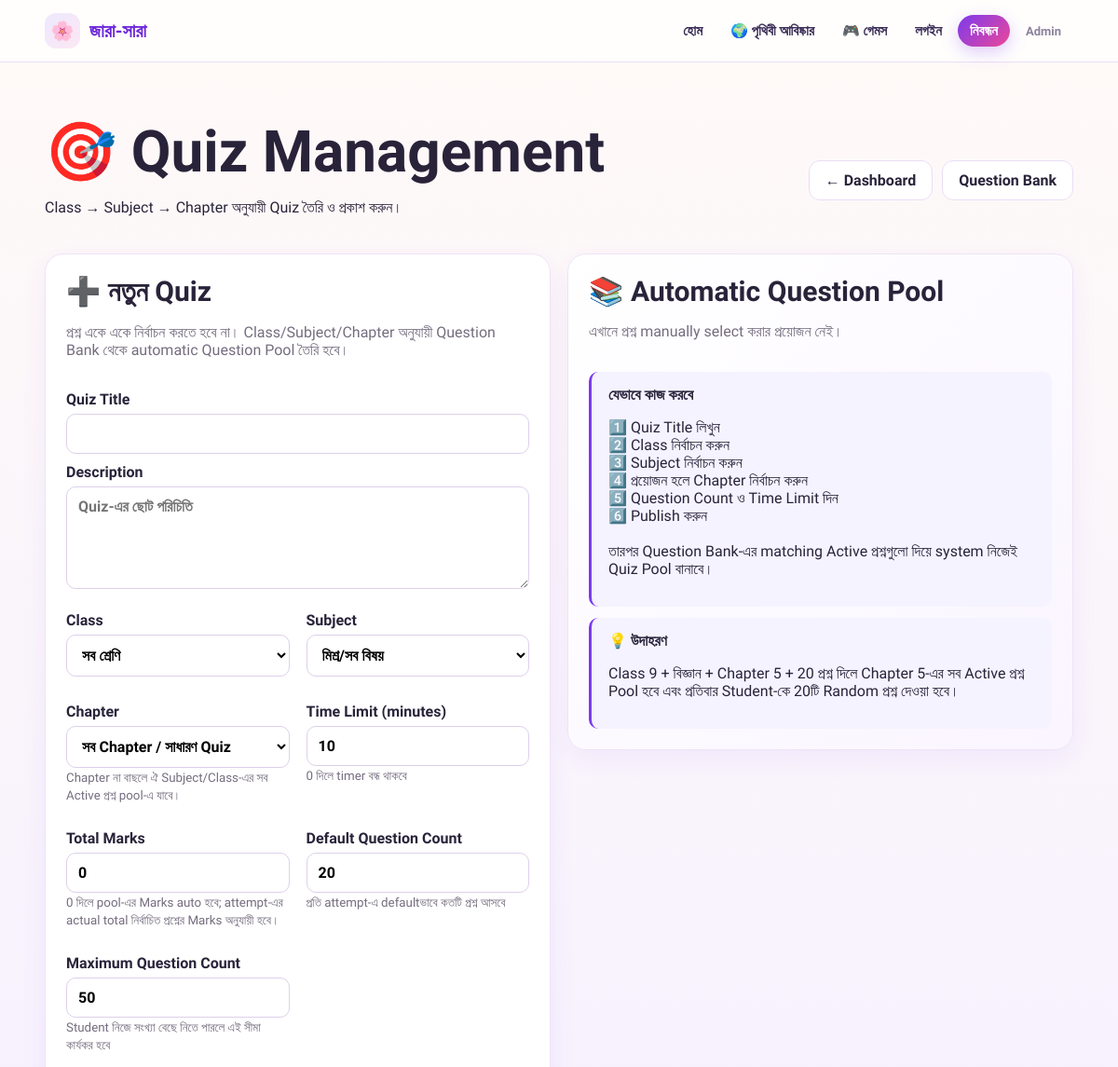
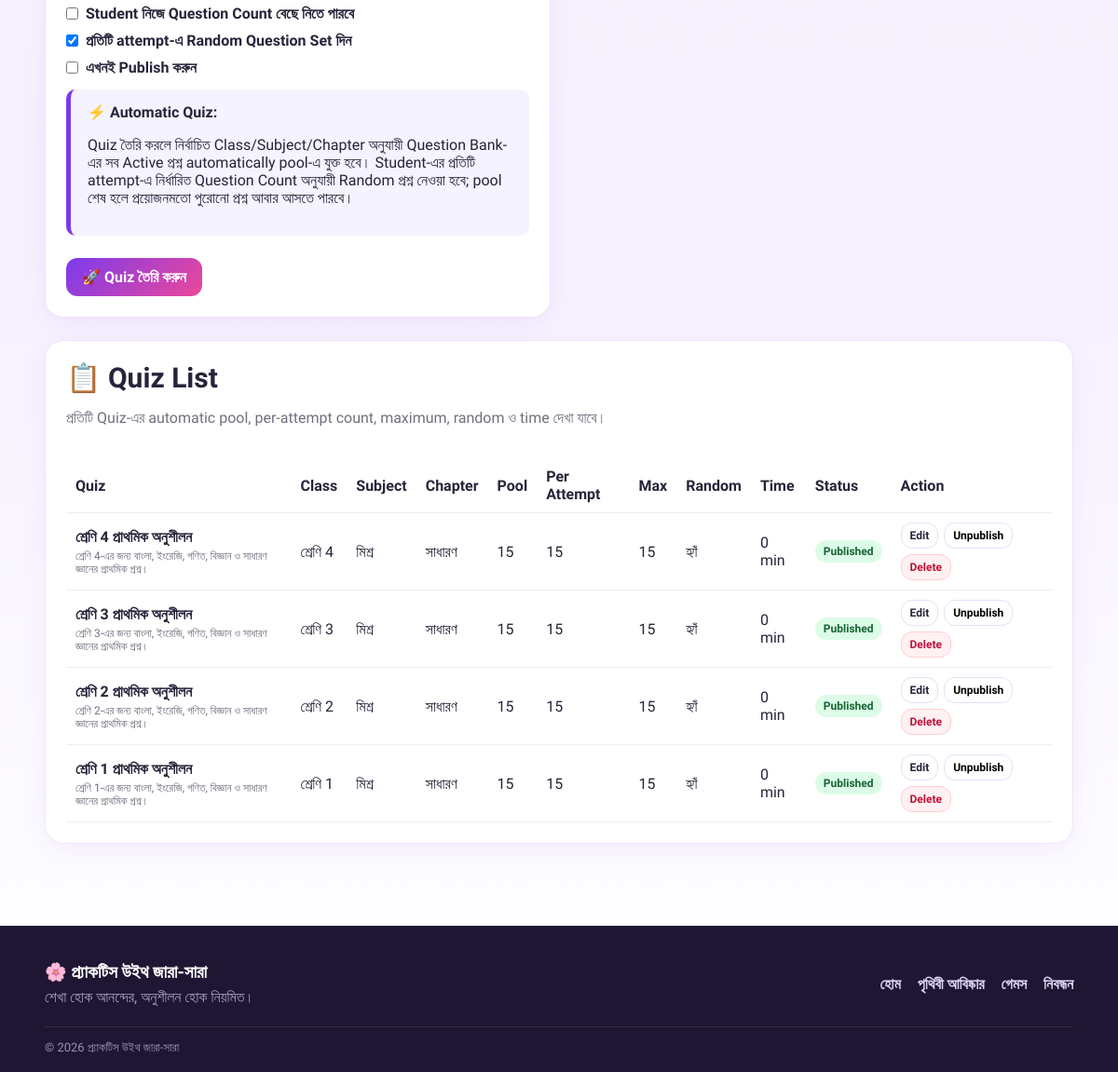
/admin/quizzes (signed in), run on the app's committed database (2 pictures, top to bottom).
### tables this page shows
CREATE TABLE quizzes(id INTEGER PRIMARY KEY AUTOINCREMENT,title TEXT NOT NULL,description TEXT,class_id INTEGER,subject_id INTEGER,chapter_id INTEGER,time_limit INTEGER DEFAULT 0,total_marks INTEGER DEFAULT 0,published INTEGER DEFAULT 0,question_count INTEGER DEFAULT 0,max_question_count INTEGER DEFAULT 50,student_can_choose_count INTEGER DEFAULT 0,randomize_questions INTEGER DEFAULT 1,created_at TEXT DEFAULT CURRENT_TIMESTAMP,FOREIGN KEY(class_id) REFERENCES classes(id),FOREIGN KEY(subject_id) REFERENCES subjects(id),FOREIGN KEY(chapter_id) REFERENCES chapters(id));

### app.py (the view, shortened to what this page needs)
@app.route('/admin/quizzes', methods=['GET', 'POST'])
@admin_required
def admin_quizzes():
    d=db()
    try:
        edit_id=request.args.get('edit'); edit_quiz=None; selected_question_ids=set()
        if edit_id and str(edit_id).isdigit():
            edit_quiz=d.fetchone('SELECT * FROM quizzes WHERE id=?',(int(edit_id),))
            if edit_quiz: selected_question_ids={int(r['question_id']) for r in d.fetchall('SELECT question_id FROM quiz_questions WHERE quiz_id=?',(int(edit_id),))}
        classes=d.fetchall('SELECT * FROM classes ORDER BY display_order'); subjects=d.fetchall(f'SELECT * FROM subjects WHERE active={BOOL_TRUE} ORDER BY display_order,name')
        filter_class=request.args.get('class_id') or (str(edit_quiz['class_id']) if edit_quiz and edit_quiz['class_id'] else ''); filter_subject=request.args.get('subject_id') or (str(edit_quiz['subject_id']) if edit_quiz and edit_quiz['subject_id'] else ''); filter_chapter=request.args.get('chapter_id') or (str(edit_quiz['chapter_id']) if edit_quiz and edit_quiz['chapter_id'] else '')
        q_where=[f'q.active={BOOL_TRUE}']; q_params=[]
        if filter_class: q_where.append('(q.class_id=? OR q.class_id IS NULL)'); q_params.append(filter_class)
        if filter_subject: q_where.append('q.subject_id=?'); q_params.append(filter_subject)
        if filter_chapter: q_where.append('q.chapter_id=?'); q_params.append(filter_chapter)
        order_sql='ORDER BY q.class_id,q.subject_id,q.chapter_id,q.id' if not USE_PG else 'ORDER BY q.class_id NULLS FIRST,q.subject_id,q.chapter_id,q.id'
        questions=d.fetchall(f'''SELECT q.*,s.name subject_name,c.title chapter_name,cl.name class_name FROM questions q LEFT JOIN subjects s ON s.id=q.subject_id LEFT JOIN chapters c ON c.id=q.chapter_id LEFT JOIN classes cl ON cl.id=q.class_id WHERE {' AND '.join(q_where)} {order_sql} LIMIT 5000''',tuple(q_params))
        chapters=d.fetchall(f'''SELECT * FROM chapters WHERE active={BOOL_TRUE} AND subject_id=? {'AND (class_id=? OR class_id IS NULL)' if filter_class else ''} ORDER BY display_order,title''',(filter_subject,filter_class) if filter_subject and filter_class else (filter_subject,)) if filter_subject else []
        quizzes=d.fetchall('''SELECT q.*,c.name class_name,s.name subject_name,ch.title chapter_name,COUNT(qq.question_id) AS question_pool_count FROM quizzes q LEFT JOIN classes c ON c.id=q.class_id LEFT JOIN subjects s ON s.id=q.subject_id LEFT JOIN chapters ch ON ch.id=q.chapter_id LEFT JOIN quiz_questions qq ON qq.quiz_id=q.id GROUP BY q.id,c.name,s.name,ch.title ORDER BY q.id DESC''')
        return render_template('admin/quizzes.html',classes=classes,subjects=subjects,chapters=chapters,questions=questions,quizzes=quizzes,edit_quiz=edit_quiz,selected_question_ids=selected_question_ids,filter_class=filter_class,filter_subject=filter_subject,filter_chapter=filter_chapter)
    finally: d.close()

### app.py (called while the page is built)
def db():
    return DB()

def admin_required(f):
    @wraps(f)
    def w(*a, **kw):
        if not session.get('admin_id'):
            return redirect(url_for('admin_login'))
        return f(*a, **kw)
    return w

    def execute(self, sql, params=()):
        if self.pg:
            sql = sql.replace('?', '%s')
        self.cur.execute(sql, params)
        return self.cur

    def fetchall(self, sql, params=()):
        return self.execute(sql, params).fetchall()

    def close(self):
        try:
            self.cur.close()
        finally:
            self.c.close()

### templates/admin/quizzes.html (shortened to what this page needs)
{% extends 'base.html' %}{% block title %}Quiz Management{% endblock %}{% block content %}
<div class="wrap section">
  <div class="adminhead"><div><h1>🎯 Quiz Management</h1><p>Class → Subject → Chapter অনুযায়ী Quiz তৈরি ও প্রকাশ করুন।</p></div><div class="actions"><a class="btn" href="{{url_for('admin')}}">← Dashboard</a><a class="btn" href="{{url_for('admin_questions')}}">Question Bank</a></div></div>
  <div class="two admin-builder">
    <div class="card">
      <div class="section-title"><div><h2>{% if edit_quiz %}✏️ Quiz Edit{% else %}➕ নতুন Quiz{% endif %}</h2><p class="muted">প্রশ্ন একে একে নির্বাচন করতে হবে না। Class/Subject/Chapter অনুযায়ী Question Bank থেকে automatic Question Pool তৈরি হবে।</p></div></div>
      <form method="post" action="{{url_for('admin_quizzes',edit=edit_quiz.id) if edit_quiz else url_for('admin_quizzes')}}" id="quizForm">
        <label>Quiz Title<input name="title" value="{{edit_quiz.title if edit_quiz else ''}}" required></label>
        <label>Description<textarea name="description" placeholder="Quiz-এর ছোট পরিচিতি">{{edit_quiz.description if edit_quiz else ''}}</textarea></label>
        <div class="formgrid">
          <label>Class<select name="class_id" id="quizClass"><option value="">সব শ্রেণি</option></select></label>
          <label>Subject<select name="subject_id" id="quizSubject"><option value="">মিশ্র/সব বিষয়</option></select></label>
          <label>Chapter<select name="chapter_id" id="quizChapter"><option value="">সব Chapter / সাধারণ Quiz</option></select><small class="muted">Chapter না বাছলে ঐ Subject/Class-এর সব Active প্রশ্ন pool-এ যাবে।</small></label>
          <label>Time Limit (minutes)<input type="number" name="time_limit" min="0" value="{{edit_quiz.time_limit if edit_quiz else 10}}"><small class="muted">0 দিলে timer বন্ধ থাকবে</small></label>
          <label>Total Marks<input type="number" name="total_marks" min="0" value="{{edit_quiz.total_marks if edit_quiz else 0}}"><small class="muted">0 দিলে pool-এর Marks auto হবে; attempt-এর actual total নির্বাচিত প্রশ্নের Marks অনুযায়ী হবে।</small></label>
          <label><strong>Default Question Count</strong><input type="number" name="question_count" min="1" max="1000" value="{{edit_quiz.question_count if edit_quiz else 20}}" required><small class="muted">প্রতি attempt-এ defaultভাবে কতটি প্রশ্ন আসবে</small></label>
          <label><strong>Maximum Question Count</strong><input type="number" name="max_question_count" min="1" max="1000" value="{{edit_quiz.max_question_count if edit_quiz and edit_quiz.max_question_count else 50}}"><small class="muted">Student নিজে সংখ্যা বেছে নিতে পারলে এই সীমা কার্যকর হবে</small></label>
        </div>
        <label class="checkline"><input type="checkbox" name="student_can_choose_count" value="1" {% if edit_quiz and edit_quiz.student_can_choose_count %}checked{% endif %}> Student নিজে Question Count বেছে নিতে পারবে</label>
        <label class="checkline"><input type="checkbox" name="randomize_questions" value="1" {% if not edit_quiz or edit_quiz.randomize_questions %}checked{% endif %}> প্রতিটি attempt-এ Random Question Set দিন</label>
        <label class="checkline"><input type="checkbox" name="published" value="1" {% if edit_quiz and edit_quiz.published %}checked{% endif %}> এখনই Publish করুন</label>
        <div class="auto-pool-preview notice"><b>⚡ Automatic Quiz:</b><p>Quiz তৈরি করলে নির্বাচিত Class/Subject/Chapter অনুযায়ী Question Bank-এর সব Active প্রশ্ন automatically pool-এ যুক্ত হবে। Student-এর প্রতিটি attempt-এ নির্ধারিত Question Count অনুযায়ী Random প্রশ্ন নেওয়া হবে; pool শেষ হলে প্রয়োজনমতো পুরোনো প্রশ্ন আবার আসতে পারবে।</p></div>
        <div class="actions"><button class="btn primary">{% if edit_quiz %}Quiz আপডেট করুন{% else %}🚀 Quiz তৈরি করুন{% endif %}</button>{% if edit_quiz %}<a class="btn" href="{{url_for('admin_quizzes')}}">নতুন Quiz</a>{% endif %}</div>
      </form>
    </div>
    <div class="card auto-pool-info">
      <div class="section-title"><div><h2>📚 Automatic Question Pool</h2><p class="muted">এখানে প্রশ্ন manually select করার প্রয়োজন নেই।</p></div></div>
      <div class="notice compact-notice"><b>যেভাবে কাজ করবে</b><p>1️⃣ Quiz Title লিখুন<br>2️⃣ Class নির্বাচন করুন<br>3️⃣ Subject নির্বাচন করুন<br>4️⃣ প্রয়োজন হলে Chapter নির্বাচন করুন<br>5️⃣ Question Count ও Time Limit দিন<br>6️⃣ Publish করুন<br><br>তারপর Question Bank-এর matching Active প্রশ্নগুলো দিয়ে system নিজেই Quiz Pool বানাবে।</p></div>
      <div class="notice compact-notice"><b>💡 উদাহরণ</b><p>Class 9 + বিজ্ঞান + Chapter 5 + 20 প্রশ্ন দিলে Chapter 5-এর সব Active প্রশ্ন Pool হবে এবং প্রতিবার Student-কে 20টি Random প্রশ্ন দেওয়া হবে।</p></div>
    </div>
  </div>
  {% if quizzes %}
  <div class="card section-card">
    <div class="section-title"><div><h2>📋 Quiz List</h2><p class="muted">প্রতিটি Quiz-এর automatic pool, per-attempt count, maximum, random ও time দেখা যাবে।</p></div></div>
    <div class="table-wrap"><table><thead><tr><th>Quiz</th><th>Class</th><th>Subject</th><th>Chapter</th><th>Pool</th><th>Per Attempt</th><th>Max</th><th>Random</th><th>Time</th><th>Status</th><th>Action</th></tr></thead>
    <tbody>{% for q in quizzes %}<tr><td><b>{{q.title}}</b>{% if q.description %}<div class="tiny-note">{{q.description}}</div>{% endif %}</td><td>{{q.class_name or 'সব'}}</td><td>{{q.subject_name or 'মিশ্র'}}</td><td>{{q.chapter_name or 'সাধারণ'}}</td><td>{{q.question_pool_count}}</td><td>{{q.question_count or q.question_pool_count}}</td><td>{{q.max_question_count or 50}}</td><td>{{'হ্যাঁ' if q.randomize_questions else 'না'}}</td><td>{{q.time_limit}} min</td><td><span class="status {{'published' if q.published else 'draft'}}">{{'Published' if q.published else 'Draft'}}</span></td><td><div class="row-actions"><a class="btn tiny" href="{{url_for('admin_quizzes',edit=q.id)}}">Edit</a><form method="post" action="{{url_for('admin_quiz_toggle',quiz_id=q.id)}}"><button class="btn tiny">{{'Unpublish' if q.published else 'Publish'}}</button></form><form method="post" action="{{url_for('admin_quiz_delete',quiz_id=q.id)}}" onsubmit="return confirm('এই Quiz মুছে ফেলবেন?')"><button class="btn tiny danger">Delete</button></form></div></td></tr>{% endfor %}</tbody></table></div>
  </div>
  {% endif %}
</div>
{% endblock %}

### static/css/style.css (style rules this page uses)
* { box-sizing:border-box }
body { margin:0;font-family:'Hind Siliguri',sans-serif;background:linear-gradient(135deg,#fffaf7,#f6f0ff);color:#29233a }
a { text-decoration:none;color:inherit }
.wrap { width:min(1120px,92%);margin:auto }
h1 { font-size:clamp(34px,6vw,62px);line-height:1.1;margin:14px 0 }
h2 { font-size:30px }
.actions { display:flex;gap:12px;flex-wrap:wrap;margin-top:24px }
.btn { display:inline-block;border:0;border-radius:12px;padding:11px 17px;background:#fff;border:1px solid #e9ddf5;cursor:pointer;font:inherit;font-weight:700 }
.btn.primary { background:linear-gradient(135deg,#7c3aed,#ec4899);color:#fff;border:none }
.section { padding:48px 0 }
.card { background:#fff;border:1px solid #eee3f7;border-radius:20px;padding:22px;box-shadow:0 8px 28px #7c3aed12 }
.two { display:grid;grid-template-columns:1fr 1fr;gap:18px }
.notice { background:#fff;border-left:5px solid #7c3aed;padding:15px 18px;margin:10px 0;border-radius:10px }
label { display:block;font-weight:600;margin:10px 0 }
input,textarea,select { width:100%;margin-top:6px;padding:11px 12px;border:1px solid #ddd0eb;border-radius:10px;font:inherit;background:#fff }
textarea { min-height:110px }
.formgrid { display:grid;grid-template-columns:1fr 1fr;gap:8px 18px }
.adminhead { display:flex;justify-content:space-between;align-items:center;gap:20px;margin-bottom:24px }
.admin-menu small,.muted { color:#756d7f;font-weight:400 }
table { width:100%;border-collapse:collapse }
th,td { padding:10px;border-bottom:1px solid #eee;text-align:left }
.section-card { margin-top:24px }
.section-title { display:flex;justify-content:space-between;align-items:flex-start;gap:16px;margin-bottom:18px }
.section-title h2 { margin:0 0 4px }
.actions { display:flex;gap:10px;flex-wrap:wrap }
.table-wrap { overflow:auto }
.table-wrap table { min-width:760px }
.status { display:inline-flex;padding:5px 9px;border-radius:999px;font-size:12px;font-weight:700 }
.status.published { background:#dcfce7;color:#166534 }
.row-actions { display:flex;gap:6px;flex-wrap:wrap }
.btn.tiny { padding:6px 9px;font-size:12px }
.btn.danger { background:#fff1f2;border-color:#fecdd3;color:#be123c }
.tiny-note { font-size:12px;color:#756d7f;margin-top:4px }
.muted { color:#756d7f }
.checkline { display:flex;align-items:center;gap:8px;font-weight:600 }
.checkline input { width:auto;margin:0 }
.compact-notice { margin:0;background:#f5f3ff;border-left:3px solid #7c3aed }
.admin-builder { align-items:start }
.danger { cursor:pointer }
.auto-pool-info { background:linear-gradient(135deg,#ffffff,#faf5ff) }
.auto-pool-preview { margin-top:14px;background:#f5f3ff;border-left-color:#7c3aed }
.compact-notice { margin-top:12px }

### static/css/home.css (style rules this page uses)
:root { --p:#6d28d9;--p2:#7c3aed;--pink:#ec4899;--ink:#1f1633;--soft:#f6f0ff;--line:#eadff7 }
body { background:linear-gradient(180deg,#fffaf7 0,#f6f0ff 60%,#fff 100%);background-attachment:fixed }

### data on the page
quizzes: title "শ্রেণি 4 প্রাথমিক অনুশীলন", description "শ্রেণি 4-এর জন্য বাংলা, ইংরেজি, গণিত, বিজ্ঞান ও সাধারণ জ্ঞানের প্রাথমিক প্রশ্ন।", class_name "শ্রেণি 4", subject_name "মিশ্র", chapter_name "সাধারণ", question_pool_count "15", question_count "15", max_question_count "15", randomize_questions "হ্যাঁ", time_limit "0", published "Published", published "Unpublish"
quizzes: title "শ্রেণি 3 প্রাথমিক অনুশীলন", description "শ্রেণি 3-এর জন্য বাংলা, ইংরেজি, গণিত, বিজ্ঞান ও সাধারণ জ্ঞানের প্রাথমিক প্রশ্ন।", class_name "শ্রেণি 3", subject_name "মিশ্র", chapter_name "সাধারণ", question_pool_count "15", question_count "15", max_question_count "15", randomize_questions "হ্যাঁ", time_limit "0", published "Published", published "Unpublish"
quizzes: title "শ্রেণি 2 প্রাথমিক অনুশীলন", description "শ্রেণি 2-এর জন্য বাংলা, ইংরেজি, গণিত, বিজ্ঞান ও সাধারণ জ্ঞানের প্রাথমিক প্রশ্ন।", class_name "শ্রেণি 2", subject_name "মিশ্র", chapter_name "সাধারণ", question_pool_count "15", question_count "15", max_question_count "15", randomize_questions "হ্যাঁ", time_limit "0", published "Published", published "Unpublish"
quizzes: title "শ্রেণি 1 প্রাথমিক অনুশীলন", description "শ্রেণি 1-এর জন্য বাংলা, ইংরেজি, গণিত, বিজ্ঞান ও সাধারণ জ্ঞানের প্রাথমিক প্রশ্ন।", class_name "শ্রেণি 1", subject_name "মিশ্র", chapter_name "সাধারণ", question_pool_count "15", question_count "15", max_question_count "15", randomize_questions "হ্যাঁ", time_limit "0", published "Published", published "Unpublish"

### other printed values
{{ settings.site_name if settings else 'জারা-সারা' }} "জারা-সারা"
{{ settings.site_name if settings else 'প্র্যাকটিস উইথ জারা-সারা' }} "প্র্যাকটিস উইথ জারা-সারা"
